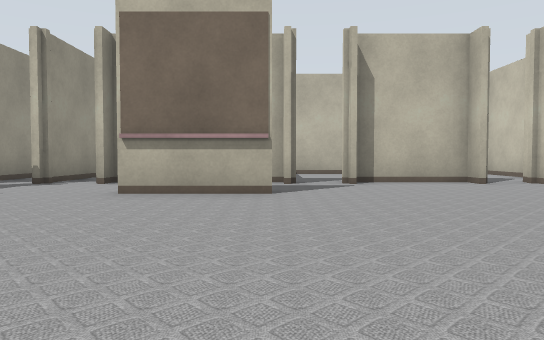
View 1 (above)

16 first-person views from a walk through a world built for the Gazebo simulator. The camera is 0.5 m above the floor, tilts 2° down and sees 70° across. Floor lines are 1 m apart. The floor is counted in squares, 1 m on a side. Each view is taken from the middle of a square. On the plan, view 1 faces up. The plan holds only what a view shows up to about 9 squares ahead; the rest is blank. The place goes on beyond the plan. Some surface patterns are stand-ins.

View 2
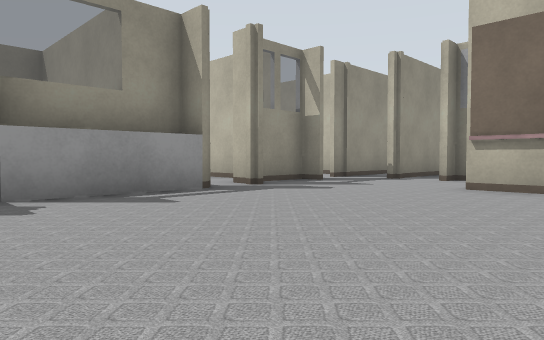

View 3
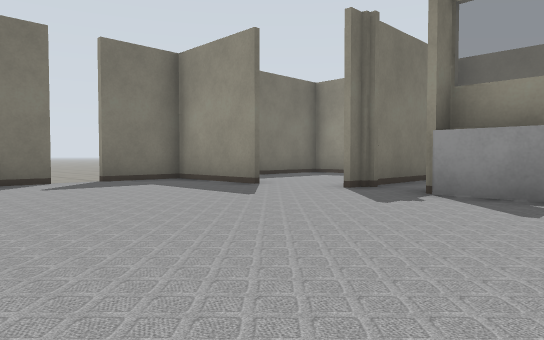

View 4
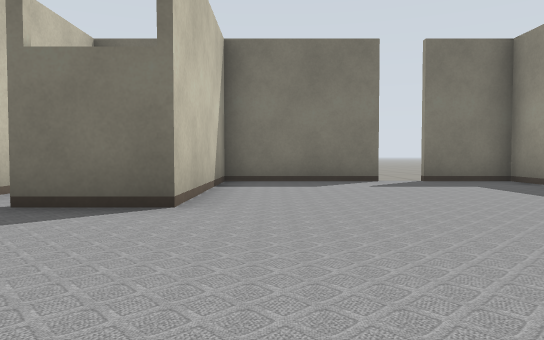

View 5
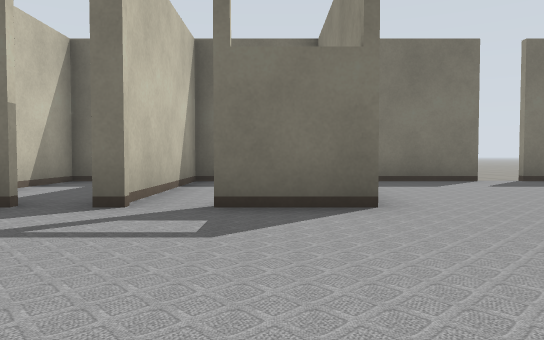

View 6
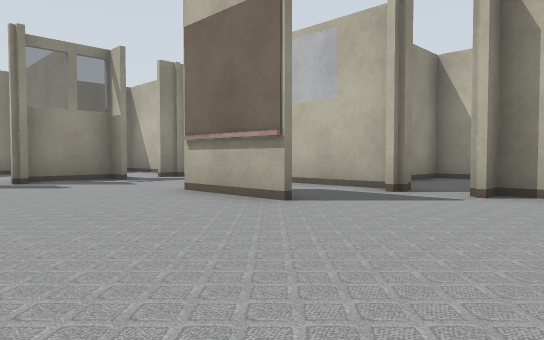

View 7
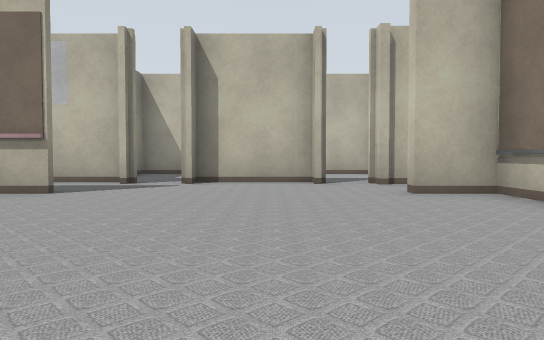

View 8
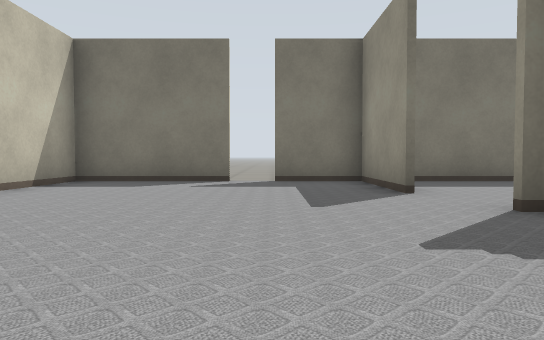

View 9
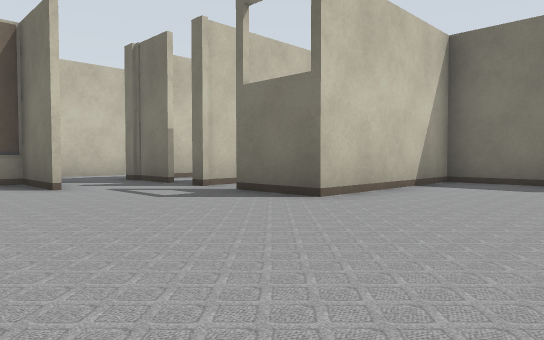

View 10
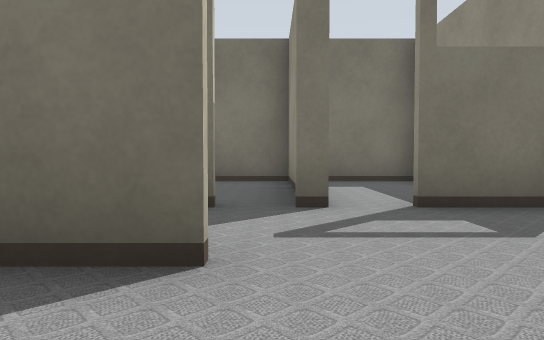

View 11
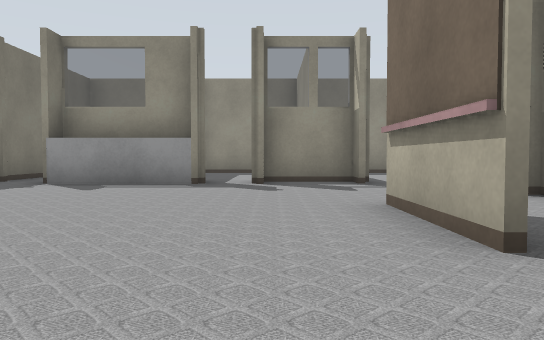

View 12
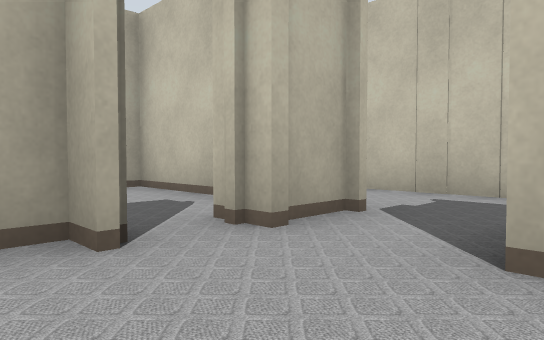

View 13
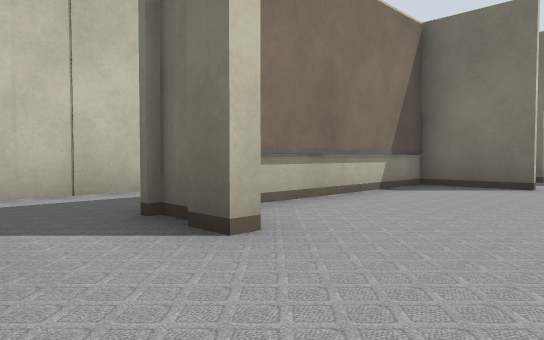

View 14
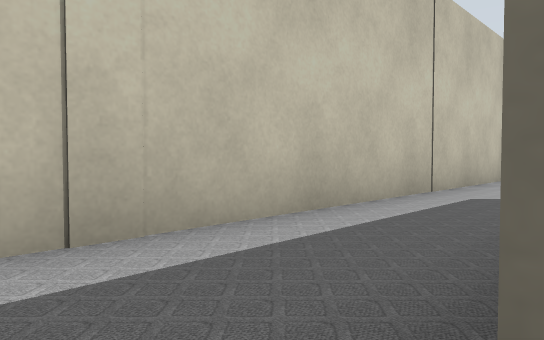

View 15
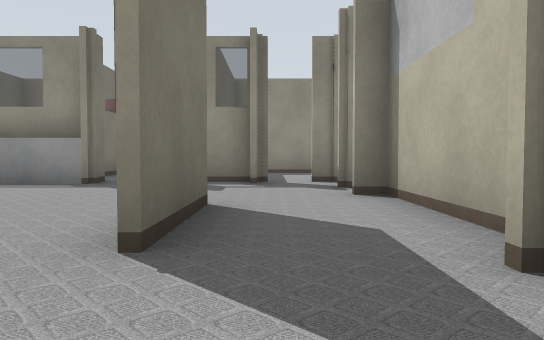

View 16
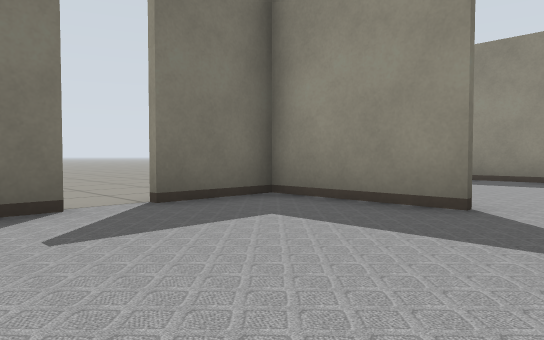

### Floor plan
Ten units are one square. View 1 is at (0, 0); x grows to the right and y downward. Boxes are objects, and circles mark ways between rooms. Rooms are numbered by the first view taken in them; rooms with no view inside come last. Other rooms are left out.
<svg viewBox="-80 -87 168 152">
<path fill="none" stroke="#000" d="M11 18 11 28M1 -52 -21 -52M-51 -27 -51 2M-56 -25 -56 1M42 -3 60 -3 60 -55M35 18 39 18M-48 32 -48 58 -30 58M-51 -56 -59 -56M-56 -60 -56 -38M-22 58 10 58M-75 15 -52 15M10 59 10 18 26 18M38 -70 38 -75 15 -75 15 -70M61 -52 49 -52M49 -71 49 -76M-75 58 -59 58M49 -53 62 -53M61 -71 49 -71M45 18 62 18M83 29 83 -82M10 58 60 58M35 59 35 18M-21 -53 1 -53M2 -75 -31 -75 -31 -70"/>
<circle cx="55" cy="-60" r="3" fill="#2a7"/>
<circle cx="55" cy="10" r="3" fill="#2a7"/>
<circle cx="30" cy="30" r="3" fill="#2a7"/>
<circle cx="-20" cy="-60" r="3" fill="#2a7"/>
<text x="-10" y="-10">1</text>
<text x="70" y="-30">2</text>
<text x="20" y="40">3</text>
<text x="-20" y="-60">4</text>
</svg>
Room 1 opens to room 2. Room 1 opens to room 3. Room 1 opens to room 4.

Where each view was taken, in squares from view 1:
view 1: 0 up, 0 right, facing up
view 2: 1 down, 0 right, facing up-left
view 3: 2 up, 0 right, facing down-left
view 4: 2 up, 0 right, facing down
view 5: 2 up, 2 right, facing down
view 6: 2 up, 3 right, facing up-left
view 7: 0 up, 3 right, facing up
view 8: 2 up, 3 left, facing down
view 9: 2 up, 2 left, facing down-right
view 10: 2 up, 4 right, facing down
view 11: 4 up, 2 right, facing left
view 12: 5 up, 3 right, facing up-right
view 13: 7 up, 3 right, facing down-right
view 14: 6 up, 6 right, facing down-right
view 15: 6 up, 2 right, facing left
view 16: 2 down, 1 left, facing down-left
